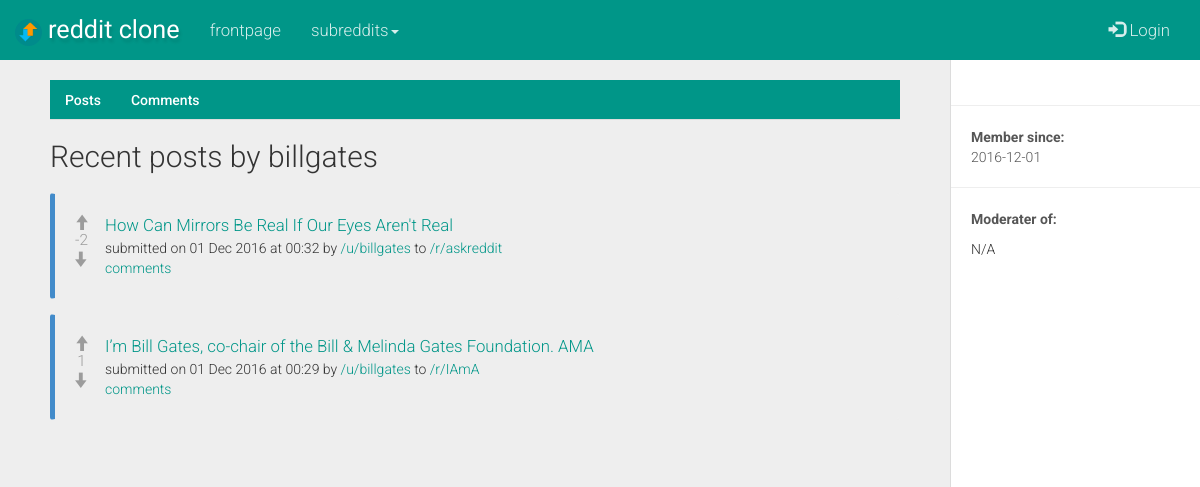
/u/billgates, run on the app's committed database.
### tables this page shows
CREATE TABLE users (
  user_id TEXT UNIQUE,
  username TEXT UNIQUE,
  password TEXT,
  created_on TEXT
);

CREATE TABLE posts (
  post_id TEXT UNIQUE,
  related_subreddit_id TEXT,
  related_subreddit_name TEXT,
  related_user_id TEXT,
  post_type TEXT,
  post_title TEXT,
  url_friendly_title TEXT,
  post_link TEXT,
  post_textarea TEXT,
  post_timestamp TEXT,
  post_votes TEXT,
  upvoted_by_user TEXT,
  downvoted_by_user TEXT
);

### app.py (the view)
@app.route('/user/<string:user>')
@app.route('/u/<string:user>')
def user(user):
  if 'username' in session:
    username = session['username']
  else:
    username = 'null'
  if user:
    con = sqlite3.connect(db_location)
    con.row_factory = sqlite3.Row
    cursor = con.cursor()
    cursor.execute("SELECT user_id, username, created_on FROM users WHERE username=?",(user, ))
    user_exists = cursor.fetchall()
    cursor.execute("SELECT * FROM posts WHERE related_user_id=? ORDER BY post_timestamp desc",(user, ))
    user_posts = cursor.fetchall()
    cursor.execute("SELECT * FROM posts")
    posts = cursor.fetchall()
    cursor.execute("SELECT * FROM comments WHERE related_user_id=? ORDER BY comment_timestamp desc",(user, ))
    user_comments = cursor.fetchall()
    cursor.execute("SELECT * from subreddits WHERE created_by_user=?",(user, ))
    mod_subs = cursor.fetchall()
    cursor.execute("SELECT post_id FROM posts WHERE upvoted_by_user LIKE ? ORDER BY post_timestamp desc",('%'+username+'%',))
    upvoted_by_user = cursor.fetchall()
    cursor.execute("SELECT post_id FROM posts WHERE downvoted_by_user LIKE ? ORDER BY post_timestamp desc",('%'+username+'%',))
    downvoted_by_user = cursor.fetchall()
    cursor.execute("SELECT post_id FROM posts WHERE upvoted_by_user LIKE ? ORDER BY cast(post_votes as REAL) desc",('%'+username+'%',))
    top_upvoted_by_user = cursor.fetchall()
    cursor.execute("SELECT post_id FROM posts WHERE downvoted_by_user LIKE ? ORDER BY cast(post_votes as REAL) desc",('%'+username+'%',))
    top_downvoted_by_user = cursor.fetchall()
    if user_exists:
      if user_posts:
        if user_posts and mod_subs:
          return render_template('user.html', user = user_exists, user_posts = user_posts, mod_subs = mod_subs, user_comments = user_comments, posts = posts, upvoted_by_user = upvoted_by_user, downvoted_by_user = downvoted_by_user)
        else:
          return render_template('user.html', user = user_exists, user_posts = user_posts, user_comments = user_comments, posts = posts, upvoted_by_user = upvoted_by_user, downvoted_by_user = downvoted_by_user)
      else:
        return render_template('user.html', user = user_exists)
    else:
      return render_template('user.html', error = user)

### app.py (called while the page is built)
@app.teardown_appcontext
def close_db_connection(exception):
  db = getattr(g, 'db', None)
  if db is not None:
    db.close()

### templates/user.html (shortened to what this page needs)
{% extends "base.html" %}
{% block body %}
  {% if user %}
    {% for user in user %}
      <div id="wrapper">
        <div id="sidebar-wrapper">
            <ul class="sidebar-nav"><br>
                <li class="sidebar-brand">
                    <strong>{{ user.username }}</strong>
                </li>
                <hr>
                <li><p class="sidebar-item"><strong>Member since:</strong> <br>{{ user.created_on[:10] }}</p></li>
                <hr>
                <li><p class="sidebar_item"><strong>Moderater of:</strong> </p></li>
                {% if mod_subs %}
                  {% for sub in mod_subs %}
                    <li><a href="{{ url_for('subreddit', subreddit=sub.subreddit_name) }}">/r/{{ sub.subreddit_name }}</a></li>
                  {% endfor %}
                {% else %}
                  <li>N/A</li>
                {% endif %}
            </ul>
        </div>
        <div id="page-content-wrapper">
            <div class="container-fluid">
                <div class="row">
                    <div class="col-lg-12">
                      <ul class="nav nav-tabs">
                        <li class="active" id="posts-tab"><a href="#posts" id="show-posts"> Posts</a></li>
                        <li id="comments-tab"><a href="#comments" id="show-comments"> Comments</a></li>
                      </ul>
                      <div class="tab-content">
                      <div id="posts" class="tab-pane fade in active">
                        <h2>Recent posts by {{ user.username }}</h2>
                        {% if user_posts %}
                        {% set upvote_count = 0 %}
                        {% set downvote_count = 0 %}
                          {% for post in user_posts %}
                           <div class="bs-callout bs-callout-primary">
                            <div class="post-votes noselect">
                              {% if session['username'] %}
                                <input type="hidden" class="upvoted-by-user" value="{{ session['username'] }}">
                                  {% if post.post_id in upvoted_by_user[upvote_count] %}
                                      <span class="glyphicon glyphicon-arrow-up prev-upvoted" id="prev-upvoted"> </span><br>
                                      {% set upvote_count = upvote_count + 1 %}
                                  {% else %}
                                      <span class="glyphicon glyphicon-arrow-up upvote" id="upvote"> </span><br>
                                  {% endif %}
                              {% else %}
                                <span class="glyphicon glyphicon-arrow-up upvote-disabled" data-toggle="modal" data-target="#vote-login"> </span><br>
                              {% endif %}
                              <span class="votes-number">{{ post.post_votes }}</span><br>
                              {% if session['username'] %}
                                <input type="hidden" class="downvoted-by-user" value="{{ session['username'] }}">
                                  {% if post.post_id in downvoted_by_user[downvote_count] %}
                                    <span class="glyphicon glyphicon-arrow-down prev-downvoted" id="prev-downvoted"> </span><br>
                                     {% set downvote_count = downvote_count + 1 %}
                                  {% else %}
                                    <span class="glyphicon glyphicon-arrow-down downvote" id="downvote"> </span><br>
                                  {% endif %}
                              {% else %}
                                <span class="glyphicon glyphicon-arrow-down downvote-disabled" data-toggle="modal" data-target="#vote-login"> </span><br>
                              {% endif %}
                            </div>
                          {% if post.post_type == 'link' %}
                            <a href="{{ ''.join([' ',post.post_link]) }}" class="sub-list-link" target="_blank">{{ post.post_title }} <span class="#"></span></a><br>
                          {% else %}
                            <a href="{{ url_for('comments_section', subreddit = post.related_subreddit_name, post_id = post.post_id, post_title = post.url_friendly_title) }}" class="sub-list-link">{{ post.post_title }} </a><br>
                          {% endif %}
                            <small>submitted on {{ post.post_timestamp }} by <a href="{{ url_for('user',user=post.related_user_id) }}">/u/{{ post.related_user_id }}</a> to <a href="{{ url_for('subreddit',subreddit=post.related_subreddit_name) }}">/r/{{ post.related_subreddit_name }}</a> </small>
                            <br><small><a href="{{ url_for('comments_section', subreddit = post.related_subreddit_name, post_id = post.post_id, post_title = post.url_friendly_title) }}">comments</a></small>
                          </div>
                          {% endfor %}
                        {% else %}
                          <div class="alert alert-warning">
                            {{ user.username }}  has not posted anything yet.
                          </div>
                        {% endif %}
                      </div>
                    </div>
                </div>
            </div>
        </div>
    </div>
    {% endfor %}
  {% else %}
    {% if error %}
      <div class="alert alert-warning" role="alert">
        <strong>Oops! </strong>User '<strong>{{ error }}</strong>' does not exist
      </div>
    {% endif %}
  {% endif %}
{% endblock %}

### static/css/style.css (style rules this page uses)
small { font-size: 100%; }
.post-votes { float: left; width: 40px; height: 50px; text-align: center; padding-right: 7px; margin-left: -10px; font-size: 1.1em; }
.votes-number { color: #9c9c9c; }
.upvote-disabled { cursor: pointer; color: #9c9c9c; }
.downvote-disabled { cursor: pointer; color: #9c9c9c; }
.bs-callout { padding: 20px; margin: 20px 0; border: 1px solid #eee; border-left-width: 5px; border-radius: 3px; }
.bs-callout+.bs-callout { margin-top: -5px; }
.bs-callout-primary { border-left-color: #428bca; }
.sub-list-link { font-size: 1.2em; }
#sidebar-wrapper { position: fixed !important; top: 0px; overflow-y: scroll !important; }
#page-content-wrapper { position: relative !important; }
.bs-callout > small { white-space: pre; }
.noselect { -webkit-touch-callout: none; -webkit-user-select: none; -khtml-user-select: none; -moz-user-select: none; -ms-user-select: none; user-select: none; }

### static/css/sidebar.css (style rules this page uses)
body { overflow-x: hidden; }
#wrapper { margin-top: -20px; padding-left: 0; -webkit-transition: all 0.5s ease; -moz-transition: all 0.5s ease; -o-transition: all 0.5s ease; transition: all 0.5s ease; }
#sidebar-wrapper { z-index: 1000; position: absolute; right: 0px; width: 0; height: 100%; margin-left: -250px; overflow: hidden; background: #fff; border-left: 1px solid #dcdcdc; -webkit-transition: all 0.5s ease; -moz-transition: all 0.5s ease; -o-transition: all 0.5s ease; transition: all 0.5s ease; }
#page-content-wrapper { width: 100%; position: absolute; padding: 15px; }
.sidebar-nav { position: absolute; top: 0; width: 250px; margin: 0; padding: 0; list-style: none; }
.sidebar-nav li { margin: 0px 20px 0px 20px; }
.sidebar-nav li p { color:#565656; word-wrap: break-word; }
.sidebar-nav > .sidebar-brand { height: 65px; font-size: 18px; line-height: 60px; }
@media (min-width:1024px) { #wrapper { margin-top: -20px; padding-right: 250px; } }
@media (min-width:1024px) { #sidebar-wrapper { width: 250px; } }
@media (min-width:1024px) { #page-content-wrapper { padding: 20px; position: relative; } }

### data on the page
users: created_on "2016-12-01", username "billgates"
posts: post_votes "-2", post_title "How Can Mirrors Be Real If Our Eyes Aren't Real", post_timestamp "01 Dec 2016 at 00:32", related_user_id "billgates", related_subreddit_name "askreddit"
posts: post_votes "1", post_title "I’m Bill Gates, co-chair of the Bill & Melinda Gates Foundation. AMA", post_timestamp "01 Dec 2016 at 00:29", related_user_id "billgates", related_subreddit_name "IAmA"
